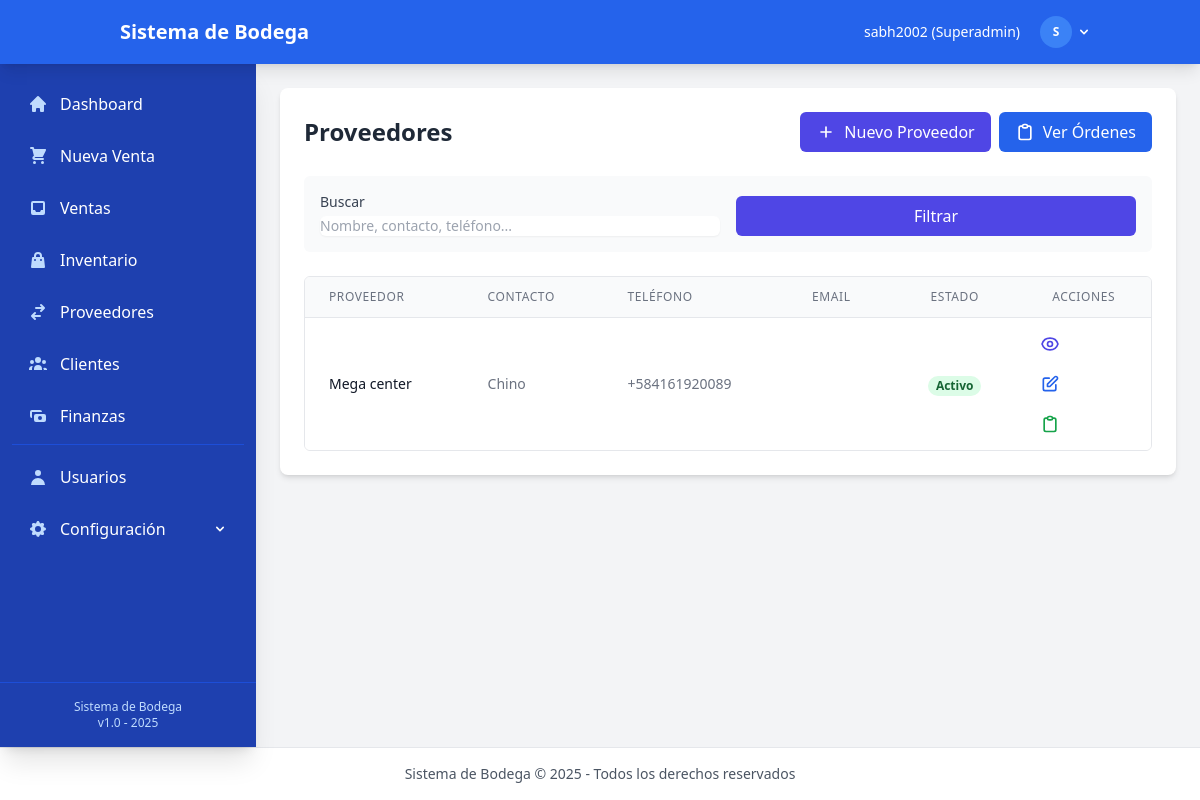
/suppliers/ (signed in), run on the app's committed database.
### accounts/models.py (models this page shows, shortened)
class User(AbstractUser):
    is_admin = models.BooleanField(default=False)
    is_employee = models.BooleanField(default=False)
    class Meta:
        verbose_name = 'Usuario'
        verbose_name_plural = 'Usuarios'
    @property
    def role(self):
        if self.is_superuser:
            return 'Superadmin'
        elif self.is_admin:
            return 'Administrador'
        elif self.is_employee:
            return 'Empleado'
        else:
            return 'Usuario'

### suppliers/models.py (models this page shows, shortened)
class Supplier(models.Model):
    name = models.CharField(
        max_length=100,
        verbose_name="Nombre"
    )
    contact_person = models.CharField(
        max_length=100,
        blank=True,
        verbose_name="Persona de Contacto"
    )
    phone = models.CharField(
        max_length=20,
        blank=True,
        verbose_name="Teléfono"
    )
    email = models.EmailField(
        blank=True,
        verbose_name="Email"
    )
    address = models.TextField(
        blank=True,
        verbose_name="Dirección"
    )
    notes = models.TextField(
        blank=True,
        verbose_name="Notas"
    )
    is_active = models.BooleanField(
        default=True,
        verbose_name="Activo"
    )
    created_at = models.DateTimeField(
        auto_now_add=True,
        verbose_name="Creado el"
    )
    updated_at = models.DateTimeField(
        auto_now=True,
        verbose_name="Actualizado el"
    )
    class Meta:
        verbose_name = "Proveedor"
        verbose_name_plural = "Proveedores"
        ordering = ['name']

### suppliers/views.py (the view, shortened to what this page needs)
# urls.py: path('', views.supplier_list, name='supplier_list'),
@login_required
def supplier_list(request):
    search_query = request.GET.get('q')
    suppliers = Supplier.objects.all()
    suppliers = suppliers.order_by('name')
    paginator = Paginator(suppliers, 20)  # 20 proveedores por página
    page_number = request.GET.get('page')
    page_obj = paginator.get_page(page_number)
    return render(request, 'suppliers/supplier_list.html', {
        'page_obj': page_obj,
        'search_query': search_query,
    })

### templates/suppliers/supplier_list.html (shortened to what this page needs)
{% extends 'base/base.html' %}
{% block content %}
<div class="bg-white rounded-lg shadow-md p-6 mb-6">
    <div class="flex justify-between items-center mb-6">
        <h1 class="text-2xl font-bold text-gray-800">Proveedores</h1>
        <div class="flex space-x-2">
            <a href="{% url 'suppliers:supplier_create' %}" class="bg-indigo-600 hover:bg-indigo-700 text-white font-medium py-2 px-4 rounded-md inline-flex items-center">
                <svg xmlns="http://www.w3.org/2000/svg" class="h-5 w-5 mr-2" fill="none" viewBox="0 0 24 24" stroke="currentColor">
                    <path stroke-linecap="round" stroke-linejoin="round" stroke-width="2" d="M12 6v6m0 0v6m0-6h6m-6 0H6" />
                </svg>
                Nuevo Proveedor
            </a>
            <a href="{% url 'suppliers:order_list' %}" class="bg-blue-600 hover:bg-blue-700 text-white font-medium py-2 px-4 rounded-md inline-flex items-center">
                Ver Órdenes
            </a>
        </div>
    </div>
    <div class="mb-6 bg-gray-50 p-4 rounded-md">
        <form method="get" action="{% url 'suppliers:supplier_list' %}">
            <div class="grid grid-cols-1 md:grid-cols-2 gap-4">
                <div>
                    <label for="q" class="block text-sm font-medium text-gray-700 mb-1">Buscar</label>
                    <input
                        type="text"
                        id="q"
                        name="q"
                        value="{{ search_query|default:'' }}"
                        class="shadow-sm focus:ring-indigo-500 focus:border-indigo-500 block w-full sm:text-sm border-gray-300 rounded-md"
                        placeholder="Nombre, contacto, teléfono...">
                </div>
                <div class="flex items-end">
                    <button type="submit" class="bg-indigo-600 hover:bg-indigo-700 text-white font-medium py-2 px-4 rounded-md w-full">
                        Filtrar
                    </button>
                </div>
            </div>
        </form>
    </div>
    <div class="bg-white overflow-hidden border border-gray-200 rounded-md">
        <table class="min-w-full divide-y divide-gray-200">
            <thead class="bg-gray-50">
                <tr>
                    <th scope="col" class="px-6 py-3 text-left text-xs font-medium text-gray-500 uppercase tracking-wider">
                        Proveedor
                    </th>
                    <th scope="col" class="px-6 py-3 text-left text-xs font-medium text-gray-500 uppercase tracking-wider">
                        Contacto
                    </th>
                    <th scope="col" class="px-6 py-3 text-left text-xs font-medium text-gray-500 uppercase tracking-wider">
                        Teléfono
                    </th>
                    <th scope="col" class="px-6 py-3 text-left text-xs font-medium text-gray-500 uppercase tracking-wider">
                        Email
                    </th>
                    <th scope="col" class="px-6 py-3 text-center text-xs font-medium text-gray-500 uppercase tracking-wider">
                        Estado
                    </th>
                    <th scope="col" class="px-6 py-3 text-center text-xs font-medium text-gray-500 uppercase tracking-wider">
                        Acciones
                    </th>
                </tr>
            </thead>
            <tbody class="bg-white divide-y divide-gray-200">
                {% for supplier in page_obj %}
                <tr class="hover:bg-gray-50">
                    <td class="px-6 py-4 whitespace-nowrap">
                        <div class="text-sm font-medium text-gray-900">{{ supplier.name }}</div>
                    </td>
                    <td class="px-6 py-4 whitespace-nowrap">
                        <div class="text-sm text-gray-500">{{ supplier.contact_person }}</div>
                    </td>
                    <td class="px-6 py-4 whitespace-nowrap">
                        <div class="text-sm text-gray-500">{{ supplier.phone }}</div>
                    </td>
                    <td class="px-6 py-4 whitespace-nowrap">
                    </td>
                    <td class="px-6 py-4 whitespace-nowrap text-center">
                        {% if supplier.is_active %}
                            <span class="px-2 inline-flex text-xs leading-5 font-semibold rounded-full bg-green-100 text-green-800">
                                Activo
                            </span>
                        {% else %}
                            <span class="px-2 inline-flex text-xs leading-5 font-semibold rounded-full bg-red-100 text-red-800">
                                Inactivo
                            </span>
                        {% endif %}
                    </td>
                    <td class="px-6 py-4 whitespace-nowrap text-sm text-gray-500 text-center">
                        <a href="{% url 'suppliers:supplier_detail' supplier.id %}" class="text-indigo-600 hover:text-indigo-900 mr-3" title="Ver detalles">
                        </a>
                        <a href="{% url 'suppliers:supplier_update' supplier.id %}" class="text-blue-600 hover:text-blue-900 mr-3" title="Editar">
                            <svg xmlns="http://www.w3.org/2000/svg" class="h-5 w-5" fill="none" viewBox="0 0 24 24" stroke="currentColor">
                                <path stroke-linecap="round" stroke-linejoin="round" stroke-width="2" d="M11 5H6a2 2 0 00-2 2v11a2 2 0 002 2h11a2 2 0 002-2v-5m-1.414-9.414a2 2 0 112.828 2.828L11.828 15H9v-2.828l8.586-8.586z" />
                            </svg>
                        </a>
                        <a href="{% url 'suppliers:order_create' %}?supplier={{ supplier.id }}" class="text-green-600 hover:text-green-900" title="Nueva orden">
                            <svg xmlns="http://www.w3.org/2000/svg" class="h-5 w-5" fill="none" viewBox="0 0 24 24" stroke="currentColor">
                                <path stroke-linecap="round" stroke-linejoin="round" stroke-width="2" d="M9 5H7a2 2 0 00-2 2v12a2 2 0 002 2h10a2 2 0 002-2V7a2 2 0 00-2-2h-2M9 5a2 2 0 002 2h2a2 2 0 002-2M9 5a2 2 0 012-2h2a2 2 0 012 2" />
                            </svg>
                        </a>
                    </td>
                </tr>
                {% empty %}
                <tr>
                    <td colspan="6" class="px-6 py-4 text-center text-sm text-gray-500">
                        No hay proveedores que coincidan con los filtros seleccionados.
                    </td>
                </tr>
                {% endfor %}
            </tbody>
        </table>
    </div>
</div>
{% endblock %}

### templates/base/base.html (shortened to what this page needs)
<!DOCTYPE html>
<html lang="es">
<head>
    <script src="https://cdn.tailwindcss.com"></script>
</head>
<body class="bg-gray-100 min-h-screen flex flex-col" x-data="{ sidebarOpen: false }">
    <header class="bg-blue-600 text-white shadow-lg relative z-50">
        <div class="container mx-auto px-4 py-3 flex justify-between items-center">
            <div class="flex items-center space-x-4">
                <a href="{% url 'dashboard' %}" class="text-xl font-bold hover:text-blue-200 transition-colors">
                    <span class="hidden sm:inline">Sistema de Bodega</span>
                </a>
            </div>
            {% if user.is_authenticated %}
            <div class="flex items-center space-x-4">
                <span class="text-sm hidden lg:inline">
                    {{ user.get_full_name|default:user.username }} ({{ user.role }})
                </span>
                <div x-data="{ userMenuOpen: false }" class="relative">
                    <button
                        @click="userMenuOpen = !userMenuOpen"
                        class="flex items-center text-sm focus:outline-none focus:ring-2 focus:ring-blue-300 rounded-full p-1">
                        <div class="h-8 w-8 bg-blue-500 rounded-full flex items-center justify-center">
                            <span class="text-xs font-bold">{{ user.username|first|upper }}</span>
                        </div>
                        <svg class="ml-1 h-4 w-4" xmlns="http://www.w3.org/2000/svg" viewBox="0 0 20 20" fill="currentColor">
                            <path fill-rule="evenodd" d="M5.293 7.293a1 1 0 011.414 0L10 10.586l3.293-3.293a1 1 0 111.414 1.414l-4 4a1 1 0 01-1.414 0l-4-4a1 1 0 010-1.414z" clip-rule="evenodd" />
                        </svg>
                    </button>
                </div>
            </div>
            {% endif %}
        </div>
    </header>
    <div class="flex flex-1 relative">
        {% if user.is_authenticated %}
        <aside class="sidebar-transition fixed md:static inset-y-0 left-0 z-40 w-64 bg-blue-800 text-white shadow-xl transform md:transform-none"
               :class="sidebarOpen ? 'translate-x-0' : '-translate-x-full md:translate-x-0'">
            <div class="h-full flex flex-col">
                <nav class="flex-1 py-4 overflow-y-auto custom-scrollbar">
                    <ul class="space-y-1 px-3">
                        <li>
                            <a href="{% url 'dashboard' %}"
                               @click="sidebarOpen = false"
                               class="flex items-center py-3 px-4 rounded-lg hover:bg-blue-700 transition-colors group">
                                <span class="font-medium">Dashboard</span>
                            </a>
                        </li>
                        <li>
                            <a href="{% url 'sales:sale_create' %}"
                               @click="sidebarOpen = false"
                               class="flex items-center py-3 px-4 rounded-lg hover:bg-blue-700 transition-colors group">
                                <span class="font-medium">Nueva Venta</span>
                            </a>
                        </li>
                        <li>
                            <a href="{% url 'sales:sale_list' %}"
                               @click="sidebarOpen = false"
                               class="flex items-center py-3 px-4 rounded-lg hover:bg-blue-700 transition-colors group">
                                <svg xmlns="http://www.w3.org/2000/svg" class="h-5 w-5 mr-3 text-blue-200 group-hover:text-white" viewBox="0 0 20 20" fill="currentColor">
                                    <path fill-rule="evenodd" d="M5 3a2 2 0 00-2 2v10a2 2 0 002 2h10a2 2 0 002-2V5a2 2 0 00-2-2H5zm0 2h10v7h-2l-1 2H8l-1-2H5V5z" clip-rule="evenodd" />
                                </svg>
                                <span class="font-medium">Ventas</span>
                            </a>
                        </li>
                        <li>
                            <a href="{% url 'inventory:product_list' %}"
                               @click="sidebarOpen = false"
                               class="flex items-center py-3 px-4 rounded-lg hover:bg-blue-700 transition-colors group">
                                <span class="font-medium">Inventario</span>
                            </a>
                        </li>
                        <li>
                            <a href="{% url 'suppliers:supplier_list' %}"
                               @click="sidebarOpen = false"
                               class="flex items-center py-3 px-4 rounded-lg hover:bg-blue-700 transition-colors group">
                                <span class="font-medium">Proveedores</span>
                            </a>
                        </li>
                        <li>
                            <a href="{% url 'customers:customer_list' %}"
                               @click="sidebarOpen = false"
                               class="flex items-center py-3 px-4 rounded-lg hover:bg-blue-700 transition-colors group">
                                <span class="font-medium">Clientes</span>
                            </a>
                        </li>
                        <li>
                            <a href="{% url 'finances:dashboard' %}"
                               @click="sidebarOpen = false"
                               class="flex items-center py-3 px-4 rounded-lg hover:bg-blue-700 transition-colors group">
                                <span class="font-medium">Finanzas</span>
                            </a>
                        </li>
                        {% if user.is_admin or user.is_superuser %}
                        <li class="border-t border-blue-700 pt-2 mt-2">
                            <a href="{% url 'accounts:user_list' %}"
                               @click="sidebarOpen = false"
                               class="flex items-center py-3 px-4 rounded-lg hover:bg-blue-700 transition-colors group">
                                <svg xmlns="http://www.w3.org/2000/svg" class="h-5 w-5 mr-3 text-blue-200 group-hover:text-white" viewBox="0 0 20 20" fill="currentColor">
                                    <path fill-rule="evenodd" d="M10 9a3 3 0 100-6 3 3 0 000 6zm-7 9a7 7 0 1114 0H3z" clip-rule="evenodd" />
                                </svg>
                                <span class="font-medium">Usuarios</span>
                            </a>
                        </li>
                        <li x-data="{ submenuOpen: false }">
                            <button @click="submenuOpen = !submenuOpen"
                                    class="w-full flex items-center py-3 px-4 rounded-lg hover:bg-blue-700 transition-colors group">
                                <span class="flex-1 text-left font-medium">Configuración</span>
                            </button>
                        </li>
                        {% endif %}
                    </ul>
                </nav>
                <div class="p-4 border-t border-blue-700">
                    <div class="text-center text-xs text-blue-200">
                        Sistema de Bodega<br>
                        v1.0 - 2025
                    </div>
                </div>
            </div>
        </aside>
        {% endif %}
        <main class="flex-1 min-w-0">
            <div class="p-4 md:p-6">
                {% block content %}{% endblock %}
            </div>
        </main>
    </div>
    <footer class="bg-white border-t border-gray-200 p-4">
        <div class="container mx-auto text-center text-gray-600 text-sm">
            <p class="hidden sm:block">Sistema de Bodega &copy; 2025 - Todos los derechos reservados</p>
        </div>
    </footer>
</body>
</html>

### data on the page
User: get_full_name "sabh2002", role "Superadmin", username|first "S"
Supplier: name "Mega center", contact_person "Chino", phone "+584161920089", is_active "Activo"
